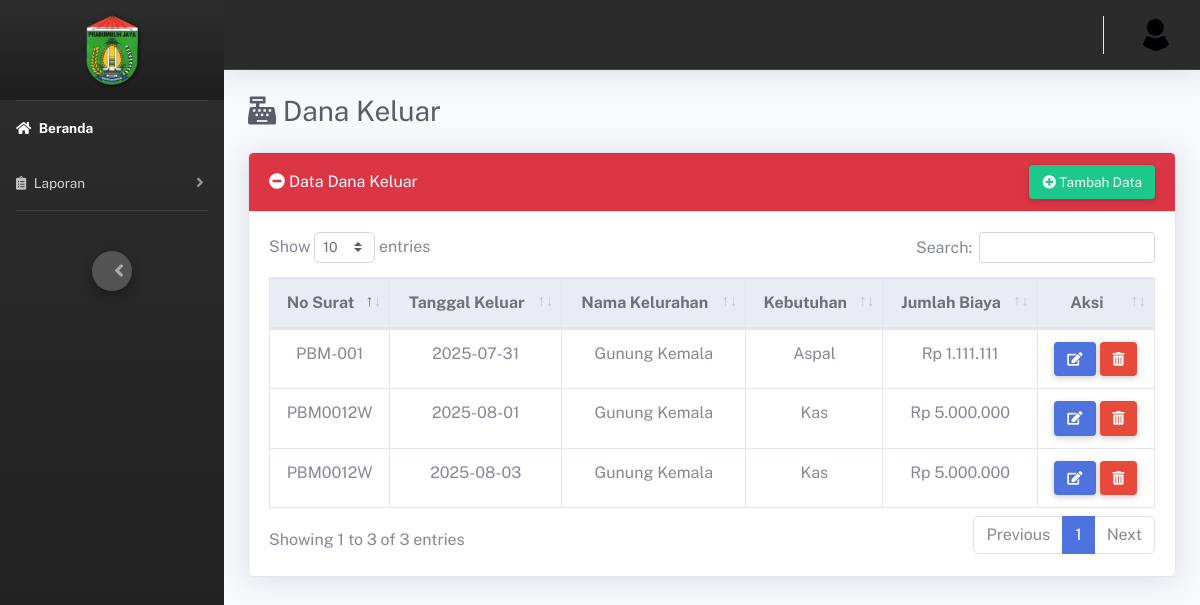
/dandes/index.php/dana_keluar, run on the app's committed database.
### tables this page shows
CREATE TABLE `tb_dana_keluar` (
  `id_dana_keluar` int(11) NOT NULL,
  `id_kelurahan` int(11) NOT NULL,
  `no_surat` varchar(100) NOT NULL,
  `jml_biaya` double NOT NULL,
  `tgl_keluar` date NOT NULL,
  `kebutuhan` varchar(100) NOT NULL
);

CREATE TABLE `tb_kelurahan` (
  `id_kelurahan` int(11) NOT NULL,
  `nama_kelurahan` varchar(100) NOT NULL,
  `alamat` varchar(100) NOT NULL,
  `kepala_kelurahan` varchar(100) NOT NULL
);

### dandes/application/controllers/Dana_keluar.php (called while the page is built, shortened)
<?php
class Dana_keluar extends CI_Controller
{
    public function __construct()
    {
        $this->load->model('Model_dana');
        $this->load->model('Model_kelurahan');
    }
    public function index()
    {
        $data['judul'] = 'Dana Keluar';
        $data['danakeluar'] = $this->Model_dana->getalldanakeluar();
        $data['kelurahan'] = $this->Model_kelurahan->getallkelurahan();
        $data['no_surat_masuk'] = $this->Model_dana->getno_suratDanaMasuk();
        $this->load->view('templates/header', $data);
        $this->load->view('templates/sidebar', $data);
        $this->load->view('dana/dana_keluar', $data);
        $this->load->view('templates/footer');
    }
}

### dandes/index.php (called while the page is built, shortened)
<?php
require_once BASEPATH.'core/CodeIgniter.php';

### dandes/application/models/Model_dana.php (called while the page is built, shortened)
<?php
class Model_dana extends CI_Model
{
   public function getalldanakeluar()
   {
      $query = "SELECT tb_dana_keluar.*, tb_kelurahan.nama_kelurahan
                FROM tb_dana_keluar
                JOIN tb_kelurahan ON tb_dana_keluar.id_kelurahan = tb_kelurahan.id_kelurahan";
      return $this->db->query($query)->result_array();
   }
public function getno_suratDanaMasuk()
{
    $this->db->distinct();
    $this->db->select('no_surat');
    return $this->db->get('tb_dana_masuk')->result_array();
}
}

### dandes/application/views/dana/dana_keluar.php (the view, shortened to what this page needs)
<div class="container-fluid">
  <h1 class="h3 mb-4 text-gray-800"><i class="fas fa-cash-register"></i> Dana Keluar</h1>
  <div class="card shadow mb-4">
    <div class="card-header bg-danger d-flex justify-content-between align-items-center">
      <h6 class="m-0"><i class="fas fa-minus-circle"></i> Data Dana Keluar</h6>
      <button class="btn btn-sm btn-success" data-toggle="modal" data-target="#modalDanaKeluar">
        <i class="fas fa-plus-circle"></i> Tambah Data
      </button>
    </div>
    <div class="card-body">
      <div class="table-responsive">
        <table class="table table-bordered table-hover text-center" id="dataTable" width="100%" cellspacing="0">
          <thead class="thead-light">
            <tr>
              <th>No Surat</th>
              <th>Tanggal Keluar</th>
              <th>Nama Kelurahan</th>
              <th>Kebutuhan</th>
              <th>Jumlah Biaya</th>
              <th>Aksi</th>
            </tr>
          </thead>
          <tbody>
            <?php foreach ($danakeluar as $dat) : ?>
              <tr>
                <td><?= $dat['no_surat']; ?></td>
                <td><?= $dat['tgl_keluar']; ?></td>
                <td><?= $dat['nama_kelurahan']; ?></td>
                <td><?= $dat['kebutuhan']; ?></td>
                <td>Rp <?= number_format($dat['jml_biaya'], 0, ',', '.'); ?></td>
                <td>
                  <button class="btn btn-sm btn-primary" data-toggle="modal" data-target="#editModal<?= $dat['id_dana_keluar']; ?>">
                    <i class="fas fa-edit"></i>
                  </button>
                  <a href="<?= base_url('Dana_keluar/hapus/' . $dat['id_dana_keluar']); ?>"
                    class="btn btn-sm btn-danger tombol-hapus" data-nama="<?= $dat['no_surat']; ?>">
                    <i class="fas fa-trash-alt"></i>
                  </a>
                </td>
              </tr>
            <?php endforeach; ?>
          </tbody>
        </table>
      </div>
    </div>
  </div>
</div>

### dandes/application/views/templates/header.php (style rules this page uses)
body { font-family: 'Public Sans', sans-serif; background-color: #f8f9fc; }

### dandes/application/views/dana/dana_keluar.php (style rules this page uses)
.card-header.bg-danger { background-color: #dc3545 !important; color: white; font-weight: bold; }
.btn-sm { font-size: 0.85rem; padding: 6px 12px; }
.table th { background-color: #f8f9fc; color: #343a40; }
.btn-danger, .btn-primary, .btn-success { box-shadow: 0 2px 6px rgba(0, 0, 0, 0.2); color: white !important; }

### data on the page
tb_dana_keluar: no_surat "PBM-001", tgl_keluar "2025-07-31", id_kelurahan.nama_kelurahan "Gunung Kemala", kebutuhan "Aspal", jml_biaya "1.111.111"
tb_dana_keluar: no_surat "PBM0012W", tgl_keluar "2025-08-01", id_kelurahan.nama_kelurahan "Gunung Kemala", kebutuhan "Kas", jml_biaya "5.000.000"
tb_dana_keluar: no_surat "PBM0012W", tgl_keluar "2025-08-03", id_kelurahan.nama_kelurahan "Gunung Kemala", kebutuhan "Kas", jml_biaya "5.000.000"
